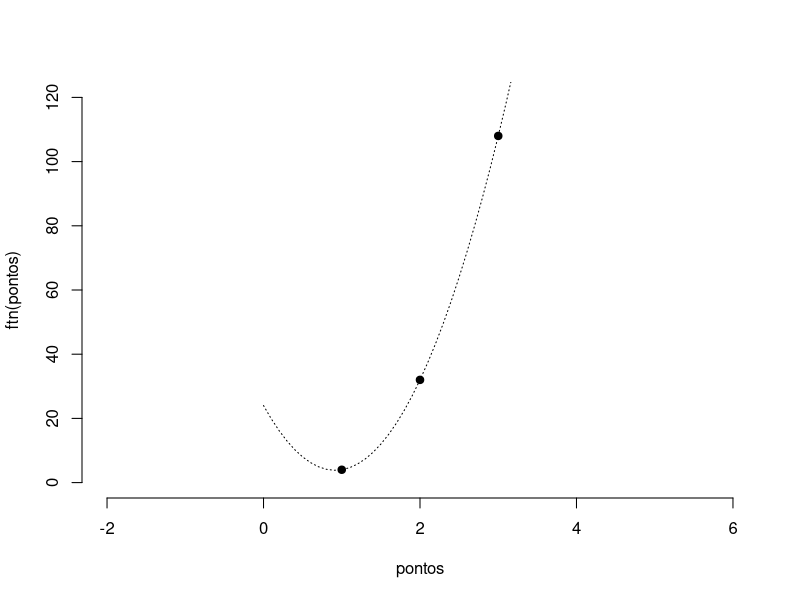
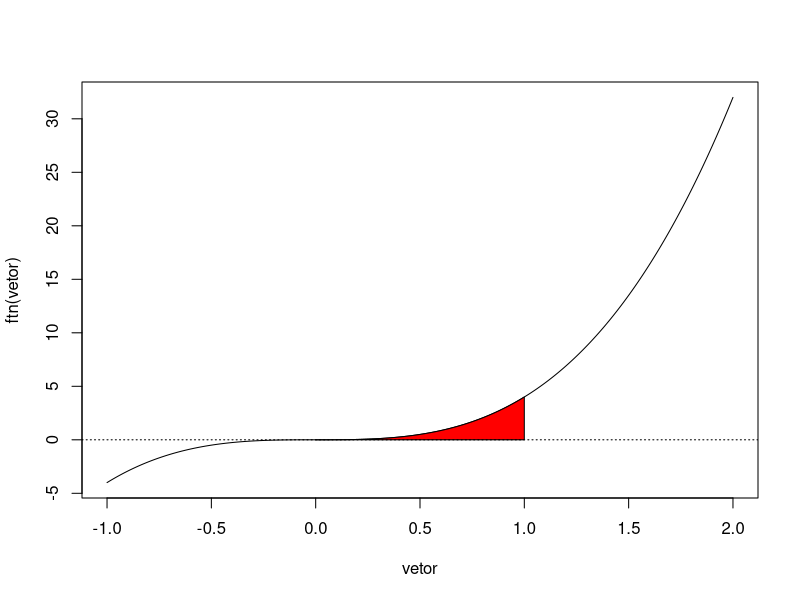
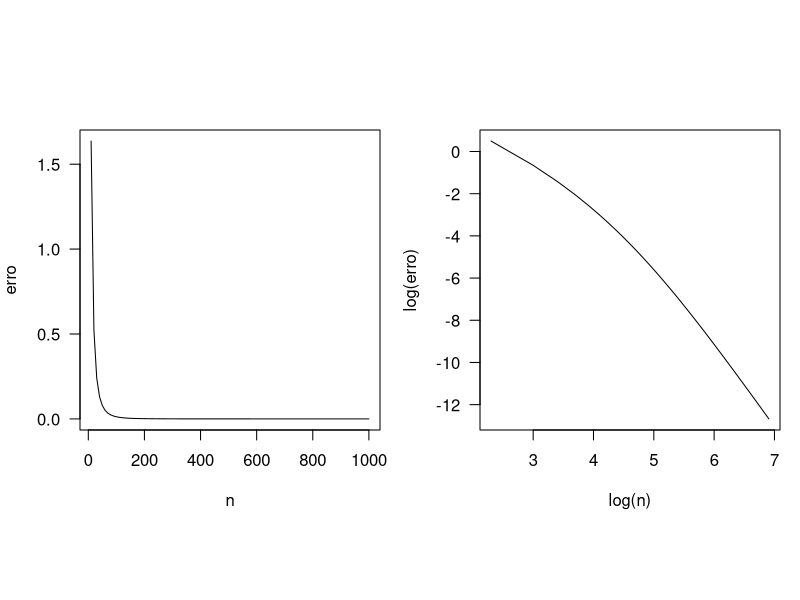
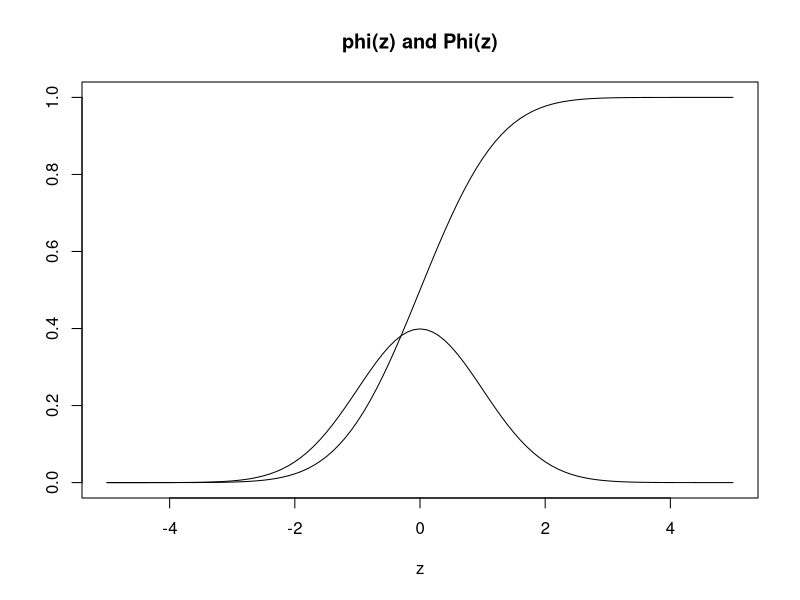

Reproduce these figures in R, in order.
#Post
#http://recologia.com.br/2015/01/integral-pela-regra-de-simpson

ftn <- function(x) {
    return(4 * x^3)
}

p <- function (x,u,v,w) {
    saida<- ftn(u) * ( ((x-v)*(x-w))/((u-v)*(u-w)) ) +
            ftn(v) * ( ((x-u)*(x-w))/((v-u)*(v-w)) ) +
            ftn(w) * ( ((x-u)*(x-v))/((w-u)*(w-v)) )
    return(saida)
}

u<-1
v<-2
w<-3

#figura 1
pontos<-c(u,v,w)
plot(pontos,ftn(pontos),xlim=c(-2,6),ylim=c(0,120),frame=F,pch=19)

vetor<-seq(0,4,by=0.1)
points(vetor,p(x=vetor,u=1,v=2,w=3),type="l",lty=3)


#Itegral pela Regra de Simpson

simpson_n <- function(ftn, a, b, n = 100) {
    #Integração númerica de ftn de a até b
    #Usando a regra de simpson para n subdivisões
    #
    #ftn é uma função de uma unica variavel
    #assumimos que a < b e n é um número par positivo
    n <- max(c(2*(n %/% 2), 4))
    h <- (b-a)/n
    x.vec1 <- seq(a+h, b-h, by = 2*h)
    x.vec2 <- seq(a+2*h, b-2*h, by = 2*h)
    f.vec1 <- sapply(x.vec1, ftn)
    f.vec2 <- sapply(x.vec2, ftn)
    S <- h/3*(ftn(a) + ftn(b) + 4*sum(f.vec1) + 2*sum(f.vec2))
    return(S)
}

ftn <- function(x) {
    return(4 * x^3)
}

#Figura 2
vetor<-seq(-1,2,by=0.01)
plot(vetor,ftn(vetor),type="l")
vetor<-seq(0,1,by=0.01)
polygon(x=c((vetor),rev(vetor)),y=c(ftn(vetor),rep(0,length(vetor))),col="red")
abline(h=0,lty=3)


simpson_n(ftn, 0, 1, 20)
integrate(ftn,0,1)

#Distribuição normal

#função densidade
phi <- function(x) return(exp(-x^2/2)/sqrt(2*pi))

#Função cumulativa (probabilidade)
Phi <- function(z) {
    if (z < 0) {
        return(0.5 - simpson_n(phi, z, 0))
    } else {
        return(0.5 + simpson_n(phi, 0, z))
    }
}

phi(1.96)
Phi(1.96)

dnorm(1.96)
pnorm(1.96)

Phi(1.96)-Phi(-1.96)
pnorm(1.96)-pnorm(-1.96)

z <- seq(-5, 5, by = 0.1)
phi.z <- sapply(z, phi)
Phi.z <- sapply(z, Phi)
jpeg("02.jpg")
plot(z, Phi.z, type = "l", ylab = "", main = "phi(z) and Phi(z)")
lines(z, phi.z)
dev.off()


ftn <- function(x) {
    return(1/x)
}

S <- function(n) {
    simpson_n(ftn, 0.01, 1, n)
}

n.vec <- seq(10, 1000, by = 10)
S.vec <- sapply(n.vec, S)

#Figura 4
par(mfrow = c(1, 2), pty="s", mar=c(4,4,2,1), las=1)
plot(n.vec, S.vec + log(0.01), type = "l",
xlab = "n", ylab = "erro")
plot(log(n.vec), log(S.vec + log(0.01)), type = "l",
xlab = "log(n)", ylab = "log(erro)")
